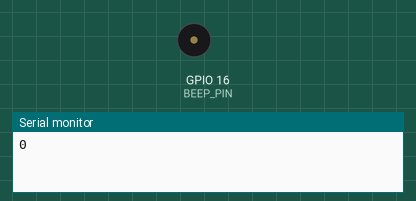
This program was run on a simulated ESP32. Parts: buzzer (waves = sounding), the last lines printed to the serial monitor.

Above: at 0.1 s.
At 1.1 s:
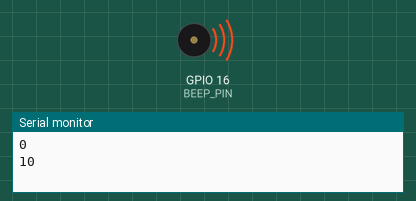
Timing chart, 0 to 40.0 s (numbered marks = the images above):
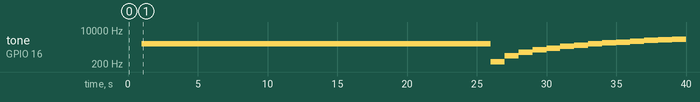

Measured:
- by itself, tone on GPIO 16 (BEEP_PIN): plays 2000 Hz for 25.0 s, 255 Hz for 1.0 s, 505 Hz for 1.0 s, 755 Hz for 1.0 s, 1005 Hz for 1.0 s, 1255 Hz for 1.0 s … (15 notes in this stretch)

The program:

main.cpp
```cpp
#include <Arduino.h>

#define BEEP_PIN 16
#define ADC_PIN 36

void setup() {
  Serial.begin(9600);
  pinMode(BEEP_PIN, OUTPUT);
  pinMode(ADC_PIN, INPUT);
  ledcSetup(0,2000,8);
  ledcAttachPin(BEEP_PIN,0);
}
void loop() {
  ledcWriteTone(0,2000);
  // uint16_t sensorValue=analogRead(ADC_PIN);
  // u_int8_t value1=sensorValue*(5.0/1023.0);
  // Serial.println(value1);
  // delay(1000);
  for (int dutyCycle = 0; dutyCycle <= 255; dutyCycle = dutyCycle + 10) {
    Serial.println(dutyCycle);
    ledcWrite(0, dutyCycle);
    delay(1000);
  }

  ledcWrite(0, 125);
  for (int freq = 255; freq < 10000; freq = freq + 250) {
    Serial.println(freq);
    ledcWriteTone(0, freq);
    delay(1000);
  }
}

         
```
